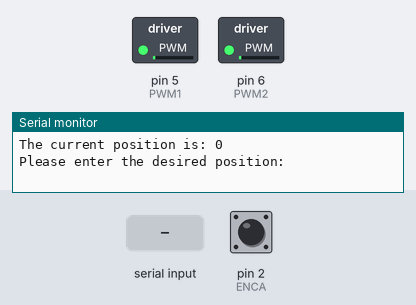
The sketch below on a simulated Arduino Uno, built with avr-gcc and run on an emulated ATmega328P. Shown: switched loads named in the sketch (green lamp = pin HIGH), the last lines printed to the serial monitor. The inputs (shaded band) are chosen by the test bench; at power-on: pin 2 (ENCA) HIGH.

Above: at 2.2 s.
2.3 s: "90,45\n" received over Serial
At 2.7 s:
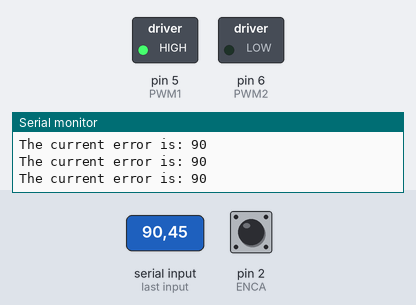
Timing chart, 0 to 5.3 s (numbered marks = the images above; inputs shaded):
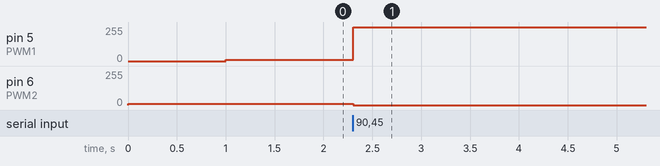

Measured:
- after the input at 2.3 s, pin 5 (PWM1): 10/255 → 255/255 at once; pin 6 (PWM2): 10/255 → 0/255 at once

The sketch:

Exercise1.ino
```cpp
// Cynthia Tarwireyi, Dhanvarshinie Rajan, Kanokwan Haesatith group: 24 (2023)
// Work package 6
// Exercise 1
// Submission code: 65524
// WP 6 Exercise 1 Template DIT 632


#define ENCA 2
#define ENCB 3
#define PWM1 5
#define PWM2 6

int pos = 0; // Position in ticks
int deg = 0; // Position in degrees

int degtarget = 0; // Target position in degrees

int speed = 0; // Desired motor speed

int kp = 10; // Proportional constant for controller (tuning parameter)
int u_out = 0; // output of controller

int e = 0; // error
int a = 0; // a-encoder signal
int b = 0; // b-encoder signal

void setup() {

  Serial.begin(9600);
  pinMode(ENCA,INPUT_PULLUP);
  pinMode(ENCB,INPUT_PULLUP);
  pinMode(PWM1,OUTPUT);
  pinMode(PWM2,OUTPUT);


  /*
  ==> TO DO TO DO TO DO
  ATTACH INTERRUPT HERE.
  */

  // interrupt triggered when ENCA rises (from low to high) which calls
  // on the methond ISR_readEncoder.
 attachInterrupt(digitalPinToInterrupt(ENCA), ISR_readEncoder, RISING);

  // Start the motor, just a tiny little bit because otherwise TinkerCad dies....
  analogWrite(PWM2, 10);
  delay(1000); // TinkerCad bug
  analogWrite(PWM1, 10);
}

void loop() {
  // Stop the motor, but not to zero because then TinkerCad dies....
  analogWrite(PWM1, 10);
  delay(1000); // TinkerCad...bug
  analogWrite(PWM2, 10);

  // Check if motor rotated all the way around, and reset counter
    if (pos > 2299){
      deg = deg - 359;
      pos = pos - 2299;
    }
    if (pos < 0){
      deg = 359 + deg;
  	  pos = 2299 + pos;
    }

  // Print current position
  Serial.print("The current position is: ");
  Serial.print(deg);
  Serial.print("\n");

  // Get input
  degtarget = getInput();

  // Calculate initial error
  e = degtarget - deg;


  // Loop until error is zero
  while(e){

    // Map current position into degrees
    deg = map(pos,0,2299,0,359);

  	// Get necessary speed signal
  	speed = getAction(e);

  	// Send speed signal to motor
    // Rotating clockwise
    if(speed >= 0){
    	if (speed < 100) // motor does not react with too low inputs
      	speed = 100;
      analogWrite(PWM2, 0);
      analogWrite(PWM1, speed);
  	}

    // Rotating counter-clockwise
  	else{
    	if (-speed < 100) // motor does not react with too low inputs
      	speed = -100;
      analogWrite(PWM1, 0);
      analogWrite(PWM2, -speed);
    }

    // Calculate new error
  e = degtarget - deg;

    //Print out the error value between the current and the desired position
    Serial.print("The current error is: ");
  	Serial.print(e);
  	Serial.print("\n");
  }
}

int getInput(){

  int ready = 0;
  char buf[3];
  int input = -1;

  Serial.print("Please enter the desired position: \n");

  while(!ready){
    ready = Serial.readBytes(buf,3);
    input = atoi(&buf[0]);
  }

  return input;
}

int getAction(int error){
  /*
  ==> TO DO TO DO TO DO
  Calculate u_out as function of the error and the kp (tuning parameter).
  */

  // u_out is controller signal that drives the motor
  // towards the desired position,
   u_out= kp * error;
  // u_out should not exceed -255 or 255

  if (u_out > 254){ //u_out cannot be more than 255...
  	return 255;
  }
  else if (u_out < -254){ //...or less than -254
    return -255;
  }
  else
     return u_out;
}

void ISR_readEncoder(){
  /*
  ==> TO DO TO DO TO DO
  READ THE ENCODER SIGNAL HERE.
  Read the encoder signals and increase or decrease pos accordingly.
  */

  // reads the two encoder signals. The position of the motor is
  // updated depending on the state of the signals

  a = digitalRead(ENCA); //read the state of the ENCA which is either 0 or 1
  b = digitalRead(ENCB); //read the state of the ENCB which is either 0 or 1


 // If signal A is greater than B, it indicates that the motor is
// turning clockwise, and the position of the motor has to be increased by 1.
  if(a > b)
  {
    pos++;
  }
 // But, If signal A is less than B, it indicates that the motor is
// turning anti-clockwise, and the position of the motor has to be decreased by 1.
  else
  {
    pos--;
  }
}
```
